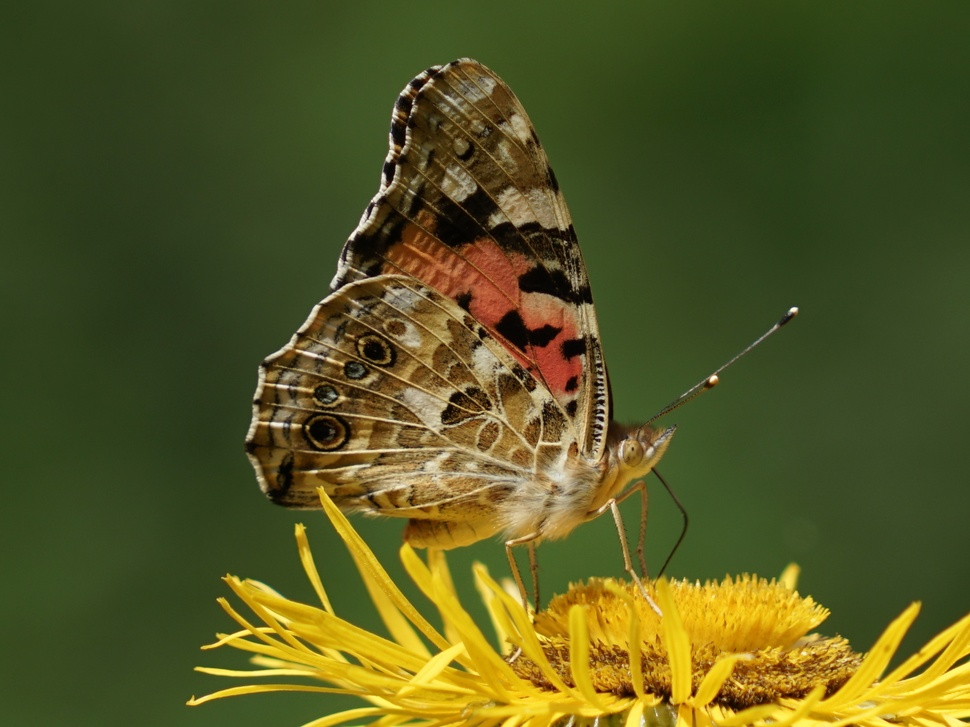
//> input picture hw2/testimage.jpg, 970 x 727 px, shrunk from 2208 x 1656 before the run
$ ./main ../hw2/testimage.jpg   (built with g++ and OpenCV 4)
//> lines starting //> are read from the running program, lines starting //| are printed output that depends on the picture
//> further down, img is the input picture: 727 rows x 970 cols, CV_8UC3; mean B, G, R 33.9, 86.7, 84.6
### hw5/Dip5.cpp
//============================================================================
// Name        : Dip5.cpp
// Author      : Ronny Haensch, Andreas Ley
// Version     : 3.0
// Copyright   : -
// Description :
//============================================================================

#include "Dip5.h"
#include <numeric>

// for debugging
// [10 lines left out: function print_matrix, not called in this run]

namespace dip5 {

/**
 * @brief Generates gaussian filter kernel of given size
 * @param kSize Kernel size (used to calculate standard deviation)
 * @returns The generated filter kernel
 */
cv::Mat_<float> createGaussianKernel1D(float sigma) {
  unsigned kSize = getOddKernelSizeForSigma(sigma);
  // Hopefully already DONE, copy from last homework, just make sure you compute
  // the kernel size from the given sigma (and not the other way around)
  cv::Mat_<float> kernel = cv::Mat::zeros(1, kSize, CV_32FC1);
  int kernel_bound = (kSize - 1) / 2;
  float normalizer = 1 / (sigma * sqrt(2 * M_PI));
  std::transform(kernel.begin(), kernel.end(), kernel.begin(),
                 [&kernel_bound, &sigma, &normalizer, i = 0](float t) mutable {
                   auto x = i - kernel_bound;
                   auto temp = normalizer *
                               exp(-((float)(x * x)) / (2.0F * sigma * sigma));
                   i++;
                   return temp;
                 });
  return kernel;
}

/**
 * @brief Convolution in spatial domain
 * @param src Input image
 * @param kernel Filter kernel
 * @returns Convolution result
 */
cv::Mat_<float> spatialConvolution(const cv::Mat_<float> &src,
                                   const cv::Mat_<float> &kernel) {

  // Hopefully already DONE, copy from last homework

  // obtain initial parameters
  const int max_y = src.rows;
  const int max_x = src.cols;
  const int kernel_bound_i = (kernel.rows - 1) / 2;
  const int kernel_bound_j = (kernel.cols - 1) / 2;
  // validate that kernel is odd-sized matrix or vector
  CV_Assert(kernel.cols % 2 != 0);

  // create output image
  cv::Mat output = src.clone();

  // loop through image
  for (int y = 0; y < max_y; y++) {
    for (int x = 0; x < max_x; x++) {
      // convolve
      float conv_sum = 0.0f;
      for (int i = -kernel_bound_i; i <= kernel_bound_i; i++) {
        for (int j = -kernel_bound_j; j <= kernel_bound_j; j++) {
          conv_sum +=
              src.at<float>((max_y + y + i) % max_y, (max_x + x + j) % max_x) *
              kernel.at<float>(kernel_bound_i - i, kernel_bound_j - j);
        }
      }

      output.at<float>(y, x) = conv_sum;
    }
  }

  return output;
}

/**
 * @brief Convolution in spatial domain by seperable filters
 * @param src Input image
 * @param size Size of filter kernel
 * @returns Convolution result
 */
cv::Mat_<float> separableFilter(const cv::Mat_<float> &src,
                                const cv::Mat_<float> &kernelX,
                                const cv::Mat_<float> &kernelY) {
  // Hopefully already DONE, copy from last homework
  // But do mind that this one gets two different kernels for horizontal and
  // vertical convolutions.
  cv::Mat input = src.clone();

  // blur input image horizontally
  input = spatialConvolution(input, kernelX);

  // write transposed to temp image
  cv::Mat temp;
  cv::transpose(input, temp);

  // blur temp
  temp = spatialConvolution(temp, kernelY);

  // write to putput
  cv::Mat output;
  cv::transpose(temp, output);
//> output: 727 rows x 970 cols, CV_32FC1

  return output;
}

/**
 * @brief Creates kernel representing fst derivative of a Gaussian kernel
 * (1-dimensional)
 * @param sigma standard deviation of the Gaussian kernel
 * @returns the calculated kernel
 */
cv::Mat_<float> createFstDevKernel1D(float sigma) {
  unsigned kSize = getOddKernelSizeForSigma(sigma);
  // TO DO !!!
  cv::Mat_<float> original = createGaussianKernel1D(sigma);
  const int kernel_bound = (kSize - 1) / 2;
  // create position array
  cv::Mat_<float> result(1, kSize, CV_32FC1);
  // compute result
  std::transform(original.begin(), original.end(), result.begin(),
                 [&kernel_bound, &sigma, i = 0](float gaussianSample) mutable {
                   auto temp =
                       -(i - kernel_bound) / (sigma * sigma) * gaussianSample;
                   i++;
                   return temp;
                 });
  return result;
}

/**
 * @brief Calculates the directional gradients through convolution
 * @param img The input image
 * @param sigmaGrad The standard deviation of the Gaussian kernel for the
 * directional gradients
 * @param gradX Matrix through which to return the x component of the
 * directional gradients
 * @param gradY Matrix through which to return the y component of the
 * directional gradients
 */
void calculateDirectionalGradients(const cv::Mat_<float> &img, float sigmaGrad,
                                   cv::Mat_<float> &gradX,
                                   cv::Mat_<float> &gradY) {
  // TO DO !!!

  // create gaussian kernel and first derivative
  cv::Mat gaussianKernel = createGaussianKernel1D(sigmaGrad);
  cv::Mat devGaussianKernel = createFstDevKernel1D(sigmaGrad);

  // compute directional gradients
  gradX = separableFilter(img, devGaussianKernel, gaussianKernel);
  gradY = separableFilter(img, gaussianKernel, devGaussianKernel);
//> after the loop in spatialConvolution (call 4), `for (int y = 0; y < max_y; y++)`:
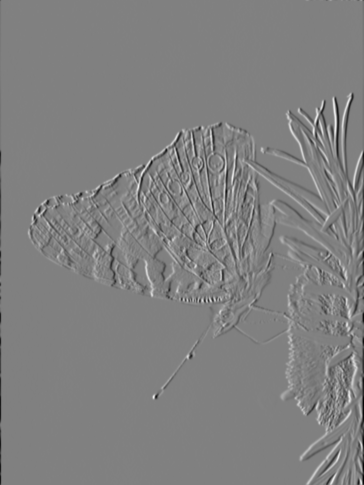
//> output: 970 rows x 727 cols, CV_32FC1 (shown at 1/2 size); min -45.37, max 44.61, mean 0; drawn with min black and max white
}

/**
 * @brief Calculates the structure tensors (per pixel)
 * @param gradX The x component of the directional gradients
 * @param gradY The y component of the directional gradients
 * @param sigmaNeighborhood The standard deviation of the Gaussian kernel for
 * computing the "neighborhood summation".
 * @param A00 Matrix through which to return the A_{0,0} elements of the
 * structure tensor of each pixel.
 * @param A01 Matrix through which to return the A_{0,1} elements of the
 * structure tensor of each pixel.
 * @param A11 Matrix through which to return the A_{1,1} elements of the
 * structure tensor of each pixel.
 */
void calculateStructureTensor(const cv::Mat_<float> &gradX,
                              const cv::Mat_<float> &gradY,
                              float sigmaNeighborhood, cv::Mat_<float> &A00,
                              cv::Mat_<float> &A01, cv::Mat_<float> &A11) {
//> called with sigmaNeighborhood = 2
  // TO DO !!!
  cv::Mat_<float> fx_squared = gradX.clone();
  std::transform(gradX.begin(), gradX.end(), fx_squared.begin(),
                 [](float fx) { return fx * fx; });

  cv::Mat_<float> fy_squared = gradY.clone();
  std::transform(gradY.begin(), gradY.end(), fy_squared.begin(),
                 [](float fy) { return fy * fy; });

  cv::Mat_<float> fxfy = gradX.clone();
  std::transform(gradY.begin(), gradY.end(), gradX.begin(), fxfy.begin(),
                 [](float fx, float fy) { return fx * fy; });
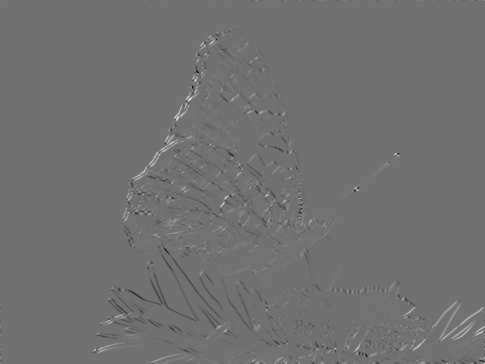
//> fxfy: 727 rows x 970 cols, CV_32FC1 (shown at 1/2 size); min -830.8, max 1036.8, mean 0.5; drawn with min black and max white

  cv::Mat artifical_kernel = createGaussianKernel1D(sigmaNeighborhood);

  A00 = separableFilter(fx_squared, artifical_kernel, artifical_kernel);
  A01 = separableFilter(fxfy, artifical_kernel, artifical_kernel);
  A11 = separableFilter(fy_squared, artifical_kernel, artifical_kernel);
//> in separableFilter (call 5), `temp = spatialConvolution(temp, kernelY);`:
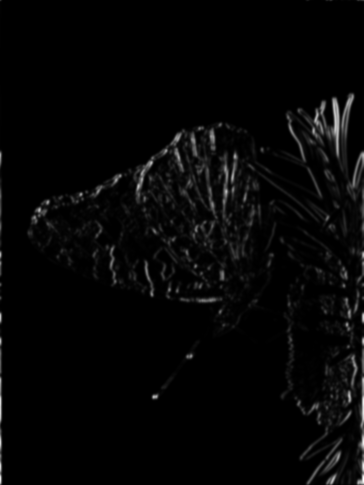
//> temp: 970 rows x 727 cols, CV_32FC1 (shown at 1/2 size); min 0.000306, max 1027.5, mean 24.3; drawn with min black and max white
}

/**
 * @brief Calculates the feature point weight and isotropy from the structure
 * tensors.
 * @param A00 The A_{0,0} elements of the structure tensor of each pixel.
 * @param A01 The A_{0,1} elements of the structure tensor of each pixel.
 * @param A11 The A_{1,1} elements of the structure tensor of each pixel.
 * @param weight Matrix through which to return the weights of each pixel.
 * @param isotropy Matrix through which to return the isotropy of each pixel.
 */
void calculateFoerstnerWeightIsotropy(const cv::Mat_<float> &A00,
                                      const cv::Mat_<float> &A01,
                                      const cv::Mat_<float> &A11,
                                      cv::Mat_<float> &weight,
                                      cv::Mat_<float> &isotropy) {
  cv::Mat_<float> weightTemp = cv::Mat::zeros(A00.size(), CV_32FC1);
  cv::Mat_<float> isotropyTemp = cv::Mat::zeros(A00.size(), CV_32FC1);
  for (int x = 0; x < A00.cols; x++) {
    for (int y = 0; y < A00.rows; y++) {
      float det = A00.at<float>(y, x) * A11.at<float>(y, x) -
                  A01.at<float>(y, x) * A01.at<float>(y, x);
      float trace = A00.at<float>(y, x) + A11.at<float>(y, x);
      weightTemp.at<float>(y, x) = det / std::max(trace, 1e-8f);
      isotropyTemp.at<float>(y, x) = 4.0 * det / std::max(trace * trace, 1e-8f);
    }
  }
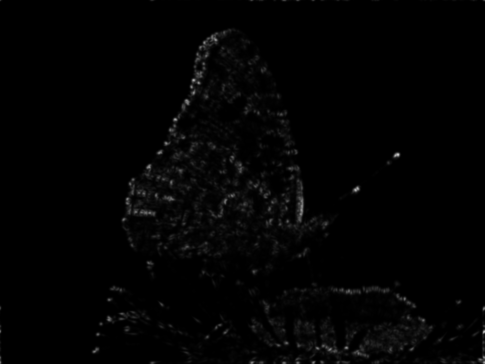
//> weightTemp: 727 rows x 970 cols, CV_32FC1 (shown at 1/2 size); min 0.000145, max 216.5, mean 3.1
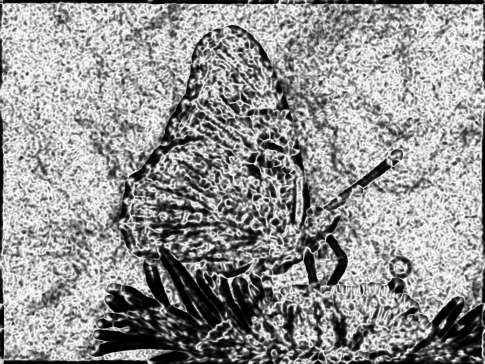
//> isotropyTemp: 727 rows x 970 cols, CV_32FC1 (shown at 1/2 size); min 0.000112, max 1, mean 0.585
  weight = weightTemp.clone();
  isotropy = isotropyTemp.clone();
}

/**
 * @brief Finds Foerstner interest points in an image and returns their
 * location.
 * @param img The greyscale input image
 * @param sigmaGrad The standard deviation of the Gaussian kernel for the
 * directional gradients
 * @param sigmaNeighborhood The standard deviation of the Gaussian kernel for
 * computing the "neighborhood summation" of the structure tensor.
 * @param fractionalMinWeight Threshold on the weight as a fraction of the
 * mean of all locally maximal weights.
 * @param minIsotropy Threshold on the isotropy of interest points.
 * @returns List of interest point locations.
 */
std::vector<cv::Vec2i> getFoerstnerInterestPoints(const cv::Mat_<float> &img,
                                                  float sigmaGrad,
                                                  float sigmaNeighborhood,
                                                  float fractionalMinWeight,
                                                  float minIsotropy) {
  // TO DO !!!
  // create matrices
  cv::Mat_<float> gradY;
  cv::Mat_<float> gradX;
  cv::Mat_<float> A00;
  cv::Mat_<float> A11;
  cv::Mat_<float> A01;
  cv::Mat_<float> weights;
  cv::Mat_<float> isotropy;

  // compute directional gradients
  calculateDirectionalGradients(img, sigmaGrad, gradX, gradY);

  // compute structure tensor
  calculateStructureTensor(gradX, gradY, sigmaNeighborhood, A00, A01, A11);

  // compute weighst and shit
  calculateFoerstnerWeightIsotropy(A00, A01, A11, weights, isotropy);

  // compute threshold
  float thresh = fractionalMinWeight *
                 std::accumulate(weights.begin(), weights.end(), 0.0,
                                 [count = 0](double a, int b) mutable {
                                   return a + (b - a) / ++count;
                                 });
//> thresh = 4.37

  std::vector<cv::Vec2i> result;
  for (int x = 0; x < weights.cols; x++) {
    for (int y = 0; y < weights.rows; y++) {
      if (isLocalMaximum(weights, x, y) && weights.at<float>(y, x) > thresh &&
          isotropy.at<float>(y, x) > minIsotropy) {
        result.push_back({x, y});
      }
    }
  }
//> after the loop, result = 685 items, first 12: [0, 662], [0, 724], [188, 703], [195, 668], [202, 647], [217, 639], [218, 599], [218, 635], [225, 578], [228, 575], [243, 627], [247, 439]

  return result;
}

/* *****************************
  GIVEN FUNCTIONS
***************************** */

// Use this to compute kernel sizes so that the unit tests can simply hard
// checks for correctness.
unsigned getOddKernelSizeForSigma(float sigma) {
  unsigned kSize = (unsigned)std::ceil(5.0f * sigma) | 1;
  if (kSize < 3)
    kSize = 3;
  return kSize;
}

bool isLocalMaximum(const cv::Mat_<float> &weight, int x, int y) {
  for (int i = -1; i <= 1; i++)
    for (int j = -1; j <= 1; j++) {
      int x_ = std::min(std::max(x + j, 0), weight.cols - 1);
      int y_ = std::min(std::max(y + i, 0), weight.rows - 1);
      if (weight(y_, x_) > weight(y, x))
        return false;
    }
  return true;
}

} // namespace dip5

### hw5/main.cpp
//============================================================================
// Name        : main.cpp
// Author      : Ronny Haensch, Andreas Ley
// Version     : 3.0
// Copyright   : -
// Description : only calls processing and test routines
//============================================================================


#include "Dip5.h"

#include <iostream>


using namespace std;
using namespace cv;


#define TEST_FOR_DIP6

#ifdef TEST_FOR_DIP6
#include <immintrin.h>
void testForDip6() {

    std::cout << "Testing SSE" << std::endl;
    {
        volatile float a_ = 1.0f;
        volatile float b_ = 2.0f;
        volatile __m128 a = _mm_set1_ps(a_);
        volatile __m128 b = _mm_set1_ps(b_);
        volatile __m128 c = _mm_add_ps(a, b);
        float c_[4];
        _mm_storeu_ps(c_, c);
        a_ = c_[0];
    }

    std::cout << "Testing SSE3" << std::endl;
    {
        volatile float a_ = 1.0f;
        volatile float b_ = 2.0f;
        volatile __m128 a = _mm_set1_ps(a_);
        volatile __m128 b = _mm_set1_ps(b_);
        volatile __m128 c = _mm_hadd_ps(a, b);
        float c_[4];
        _mm_storeu_ps(c_, c);
        a_ = c_[0];
    }
    std::cout << "Testing SSE4.1" << std::endl;
    {
        volatile float a_ = 1.0f;
        volatile float b_ = 2.0f;
        volatile __m128 a = _mm_set1_ps(a_);
        volatile __m128 b = _mm_set1_ps(b_);
        volatile __m128 c = _mm_dp_ps(a, b, 0xFF);
        float c_[4];
        _mm_storeu_ps(c_, c);
        a_ = c_[0];
    }
#ifdef __AVX__
    std::cout << "Testing AVX" << std::endl;
    {
        volatile float a_ = 1.0f;
        volatile float b_ = 2.0f;
        volatile __m256 a = _mm256_set1_ps(a_);
        volatile __m256 b = _mm256_set1_ps(b_);
        volatile __m256 c = _mm256_add_ps(a, b);
        float c_[8];
        _mm256_storeu_ps(c_, c);
        a_ = c_[0];
    }
#endif

}
#else
void testForDip6() {
}
#endif


// usage: path to image in argv[1], sigma in argv[2]
// main function. loads image, calls processing routines, shows keypoints
int main(int argc, char** argv) {

    testForDip6();


    // check if enough arguments are defined
    if (argc < 2){
        cout << "Usage:\n\tdip5 path_to_original [sigmaGrad [sigmaNeighborhood]]"  << endl;
        cout << "Press enter to exit"  << endl;
        cin.get();
        return -1;
    }

    // load image, path in argv[1]
    cout << "load image" << endl;
    Mat img = imread(argv[1]);
    if (!img.data){
        cout << "ERROR: original image not specified"  << endl;
        cout << "Press enter to exit"  << endl;
        cin.get();
        return -1;
    }

    Mat imgF;
    // convert U8 to 32F
    cv::cvtColor(img, imgF, cv::COLOR_BGR2GRAY);
    imgF.convertTo(imgF, CV_32FC1);
    cout << " > done" << endl;

    // define standard deviation of directional gradient
    float sigmaBlur;
    if (argc < 3)
        sigmaBlur = 1.5f;
    else
        sigmaBlur = atof(argv[2]);
    // define standard deviation of directional gradient
    float sigmaNeighborhood;
    if (argc < 4)
        sigmaNeighborhood = 2.0f;
    else
        sigmaNeighborhood = atof(argv[3]);


    imshow("original", img);
    imwrite("originalGrey.png", imgF );


    // calculate interest points
    std::vector<cv::Vec2i> points = dip5::getFoerstnerInterestPoints(imgF, sigmaBlur, sigmaNeighborhood);
//> points has the same summary as result in getFoerstnerInterestPoints

    cout << "Number of detected interest points:\t" << points.size() << endl;
//| Number of detected interest points:	685
    Mat imgRGB;
    // convert to color
    cv::cvtColor(imgF, imgRGB, cv::COLOR_GRAY2BGR);
    imgRGB.convertTo(imgRGB, CV_8UC3);
//> imgRGB: 727 rows x 970 cols, CV_8UC3

    // plot result
    for (auto p : points)
        cv::circle(imgRGB, p, 10, Scalar(0,0,255));
//> this loop made 685 passes
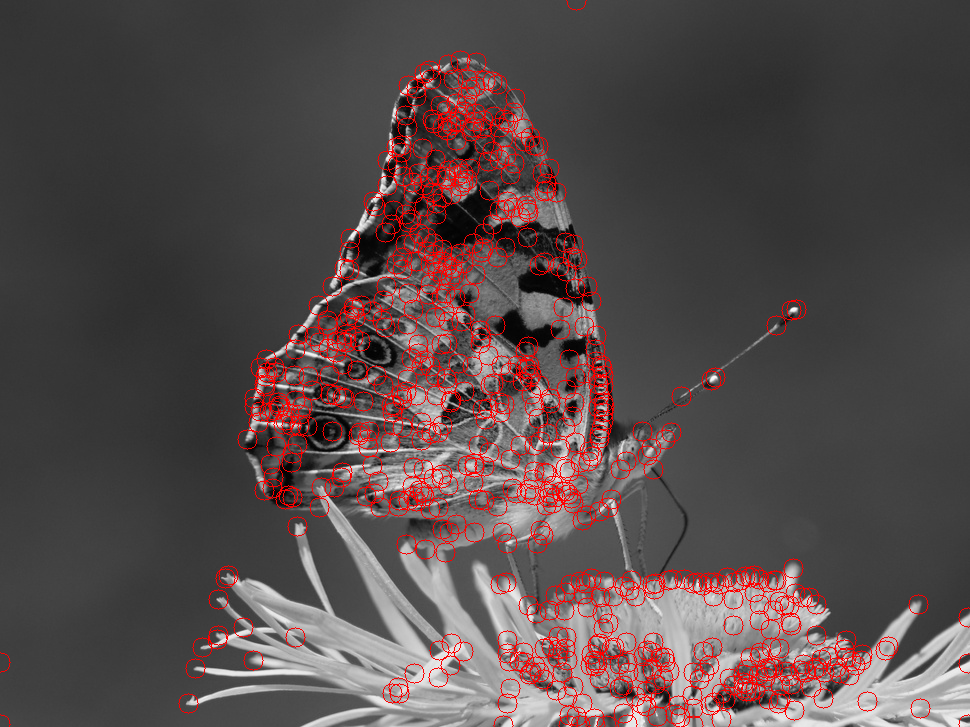
//> imgRGB: 727 rows x 970 cols, CV_8UC3; mean B, G, R 74.7, 74.7, 87.2

    imshow("keypoints", imgRGB);
    imwrite("keypoints.png", imgRGB);
    // wait
    waitKey(0);


    return 0;
}
